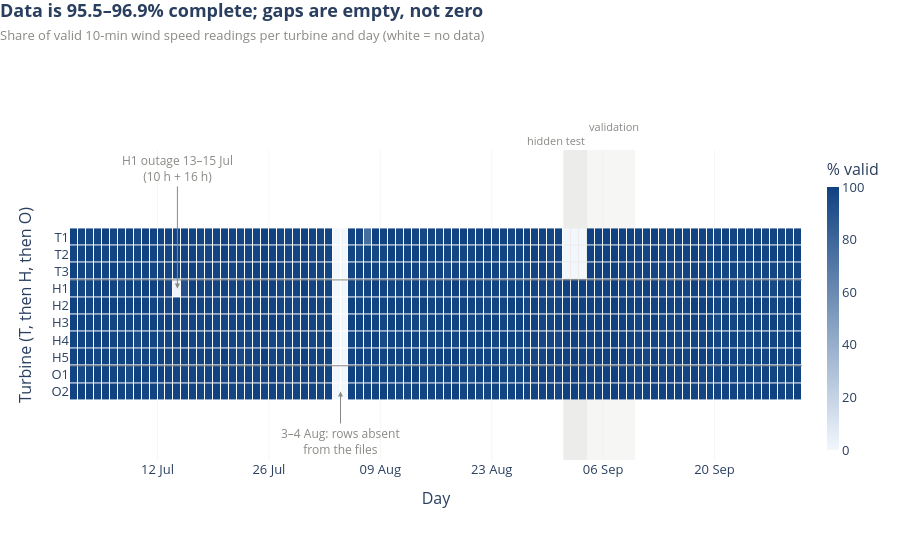

The cell this chart's notebook holds for it:
### Code cell
daily = ws.notna().resample("1D").mean().mul(100).T            # turbine x day, % valid
days = daily.columns + pd.Timedelta(hours=12)                  # centre cells on their day
absent_days = [pd.Timestamp("2026-08-03"), pd.Timestamp("2026-08-04")]
h1_low = daily.loc["H1"][(daily.loc["H1"] < 50) & ~daily.columns.isin(absent_days)]
K["h1_gap_day"] = h1_low.index[0].strftime("%d %b")

fig = go.Figure(go.Heatmap(
    z=daily.values, x=days, y=daily.index, colorscale=BLUES, zmin=0, zmax=100, xgap=1, ygap=1,
    colorbar=dict(title="% valid", thickness=12),
    hovertemplate="%{y}, %{x|%d %b}: %{z:.0f}% valid<extra></extra>"))
for y in (2.5, 7.5):
    fig.add_hline(y=y, line_color=COL["grey"], line_width=1)
mark_windows(fig)
fig.add_annotation(x="2026-08-04", y="O2", text="3–4 Aug: rows absent<br>from the files", showarrow=True,
                   arrowhead=2, ax=0, ay=50, font=dict(size=12, color=COL["grey"]), arrowcolor=COL["grey"])
fig.add_annotation(x=days[daily.columns.get_loc(h1_low.index[0])], y="H1", text="H1 outage 13–15 Jul<br>(10 h + 16 h)",
                   showarrow=True, arrowhead=2, ax=0, ay=-120, font=dict(size=12, color=COL["grey"]), arrowcolor=COL["grey"])
fig.update_yaxes(autorange="reversed", title="Turbine (T, then H, then O)")
fig.update_xaxes(title="Day", tickformat="%d %b")
style(fig, f"Data is {K['valid_min']:.1f}–{K['valid_max']:.1f}% complete; gaps are empty, not zero",
      "Share of valid 10-min wind speed readings per turbine and day (white = no data)", height=560)
fig.update_layout(margin=dict(t=150, b=100))
fig.show()

### Figure 1 — Plotly figure (JSON) as saved in the notebook; plotly's stock layout.template omitted (floating-point values rounded to 4 significant figures; data arrays with more than 128 entries replaced by an {"elided": "..."} marker saying what was removed)
{"data": [{"colorbar": {"thickness": 12, "title": {"text": "% valid"}}, "colorscale": [[0, "#f2f7fd"], [1, "#104281"]], "hovertemplate": "%{y}, %{x|%d %b}: %{z:.0f}% valid<extra></extra>", "type": "heatmap", "x": ["2026-07-01T12:00:00.000000", "2026-07-02T12:00:00.000000", "2026-07-03T12:00:00.000000", "2026-07-04T12:00:00.000000", "2026-07-05T12:00:00.000000", "2026-07-06T12:00:00.000000", "2026-07-07T12:00:00.000000", "2026-07-08T12:00:00.000000", "2026-07-09T12:00:00.000000", "2026-07-10T12:00:00.000000", "2026-07-11T12:00:00.000000", "2026-07-12T12:00:00.000000", "2026-07-13T12:00:00.000000", "2026-07-14T12:00:00.000000", "2026-07-15T12:00:00.000000", "2026-07-16T12:00:00.000000", "2026-07-17T12:00:00.000000", "2026-07-18T12:00:00.000000", "2026-07-19T12:00:00.000000", "2026-07-20T12:00:00.000000", "2026-07-21T12:00:00.000000", "2026-07-22T12:00:00.000000", "2026-07-23T12:00:00.000000", "2026-07-24T12:00:00.000000", "2026-07-25T12:00:00.000000", "2026-07-26T12:00:00.000000", "2026-07-27T12:00:00.000000", "2026-07-28T12:00:00.000000", "2026-07-29T12:00:00.000000", "2026-07-30T12:00:00.000000", "2026-07-31T12:00:00.000000", "2026-08-01T12:00:00.000000", "2026-08-02T12:00:00.000000", "2026-08-03T12:00:00.000000", "2026-08-04T12:00:00.000000", "2026-08-05T12:00:00.000000", "2026-08-06T12:00:00.000000", "2026-08-07T12:00:00.000000", "2026-08-08T12:00:00.000000", "2026-08-09T12:00:00.000000", "2026-08-10T12:00:00.000000", "2026-08-11T12:00:00.000000", "2026-08-12T12:00:00.000000", "2026-08-13T12:00:00.000000", "2026-08-14T12:00:00.000000", "2026-08-15T12:00:00.000000", "2026-08-16T12:00:00.000000", "2026-08-17T12:00:00.000000", "2026-08-18T12:00:00.000000", "2026-08-19T12:00:00.000000", "2026-08-20T12:00:00.000000", "2026-08-21T12:00:00.000000", "2026-08-22T12:00:00.000000", "2026-08-23T12:00:00.000000", "2026-08-24T12:00:00.000000", "2026-08-25T12:00:00.000000", "2026-08-26T12:00:00.000000", "2026-08-27T12:00:00.000000", "2026-08-28T12:00:00.000000", "2026-08-29T12:00:00.000000", "2026-08-30T12:00:00.000000", "2026-08-31T12:00:00.000000", "2026-09-01T12:00:00.000000", "2026-09-02T12:00:00.000000", "2026-09-03T12:00:00.000000", "2026-09-04T12:00:00.000000", "2026-09-05T12:00:00.000000", "2026-09-06T12:00:00.000000", "2026-09-07T12:00:00.000000", "2026-09-08T12:00:00.000000", "2026-09-09T12:00:00.000000", "2026-09-10T12:00:00.000000", "2026-09-11T12:00:00.000000", "2026-09-12T12:00:00.000000", "2026-09-13T12:00:00.000000", "2026-09-14T12:00:00.000000", "2026-09-15T12:00:00.000000", "2026-09-16T12:00:00.000000", "2026-09-17T12:00:00.000000", "2026-09-18T12:00:00.000000", "2026-09-19T12:00:00.000000", "2026-09-20T12:00:00.000000", "2026-09-21T12:00:00.000000", "2026-09-22T12:00:00.000000", "2026-09-23T12:00:00.000000", "2026-09-24T12:00:00.000000", "2026-09-25T12:00:00.000000", "2026-09-26T12:00:00.000000", "2026-09-27T12:00:00.000000", "2026-09-28T12:00:00.000000", "2026-09-29T12:00:00.000000", "2026-09-30T12:00:00.000000"], "xgap": 1, "y": ["T1", "T2", "T3", "H1", "H2", "H3", "H4", "H5", "O1", "O2"], "ygap": 1, "z": {"elided": "10x92 float values"}, "zmax": 100, "zmin": 0}], "layout": {"annotations": [{"font": {"color": "#8a8984", "size": 11}, "showarrow": false, "text": "hidden test", "x": "2026-09-04", "xanchor": "right", "y": 1.0, "yanchor": "bottom", "yref": "paper"}, {"font": {"color": "#8a8984", "size": 11}, "showarrow": false, "text": "validation", "x": "2026-09-04", "xanchor": "left", "y": 1.0, "yanchor": "bottom", "yref": "paper", "yshift": 14}, {"arrowcolor": "#8a8984", "arrowhead": 2, "ax": 0, "ay": 50, "font": {"color": "#8a8984", "size": 12}, "showarrow": true, "text": "3–4 Aug: rows absent<br>from the files", "x": "2026-08-04", "y": "O2"}, {"arrowcolor": "#8a8984", "arrowhead": 2, "ax": 0, "ay": -120, "font": {"color": "#8a8984", "size": 12}, "showarrow": true, "text": "H1 outage 13–15 Jul<br>(10 h + 16 h)", "x": "2026-07-14T12:00:00", "y": "H1"}], "font": {"size": 13}, "height": 560, "margin": {"b": 100, "l": 70, "r": 30, "t": 150}, "shapes": [{"line": {"color": "#8a8984", "width": 1}, "type": "line", "x0": 0, "x1": 1, "xref": "x domain", "y0": 2.5, "y1": 2.5, "yref": "y"}, {"line": {"color": "#8a8984", "width": 1}, "type": "line", "x0": 0, "x1": 1, "xref": "x domain", "y0": 7.5, "y1": 7.5, "yref": "y"}, {"fillcolor": "#8a8984", "layer": "below", "line": {"width": 0}, "opacity": 0.16, "type": "rect", "x0": "2026-09-01", "x1": "2026-09-04", "xref": "x", "y0": 0, "y1": 1, "yref": "y domain"}, {"fillcolor": "#8a8984", "layer": "below", "line": {"width": 0}, "opacity": 0.08, "type": "rect", "x0": "2026-09-04", "x1": "2026-09-10", "xref": "x", "y0": 0, "y1": 1, "yref": "y domain"}], "title": {"text": "<b>Data is 95.5–96.9% complete; gaps are empty, not zero</b><br><span style='font-size:13px;color:#8a8984'>Share of valid 10-min wind speed readings per turbine and day (white = no data)</span>", "x": 0, "xanchor": "left", "y": 0.97, "yanchor": "top", "yref": "container"}, "xaxis": {"gridcolor": "#ececea", "gridwidth": 0.5, "showgrid": true, "tickformat": "%d %b", "title": {"text": "Day"}, "zeroline": false}, "yaxis": {"autorange": "reversed", "gridcolor": "#ececea", "gridwidth": 0.5, "showgrid": true, "title": {"text": "Turbine (T, then H, then O)"}, "zeroline": false}}}
